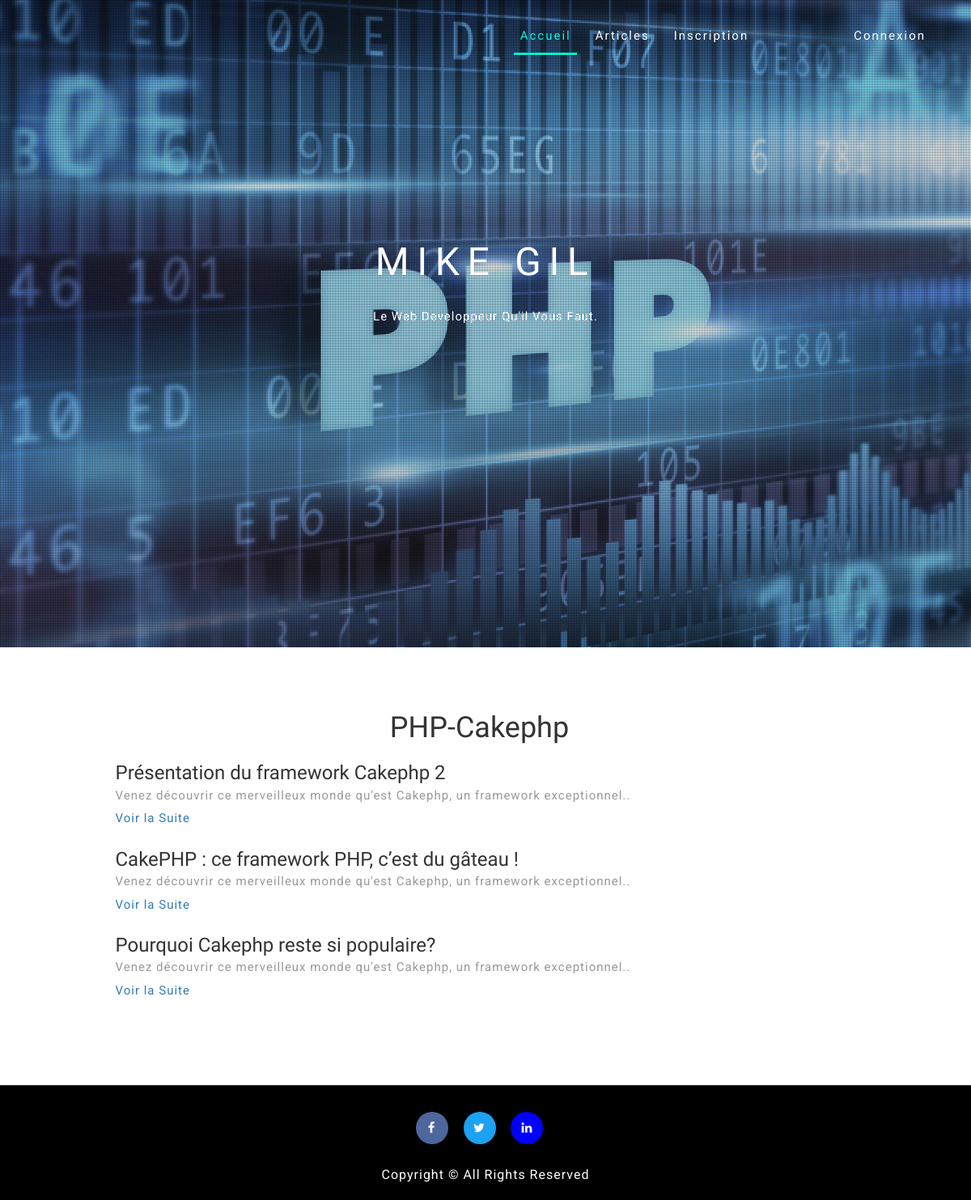
/categorie/1, run on an earlier commit of the app's database.
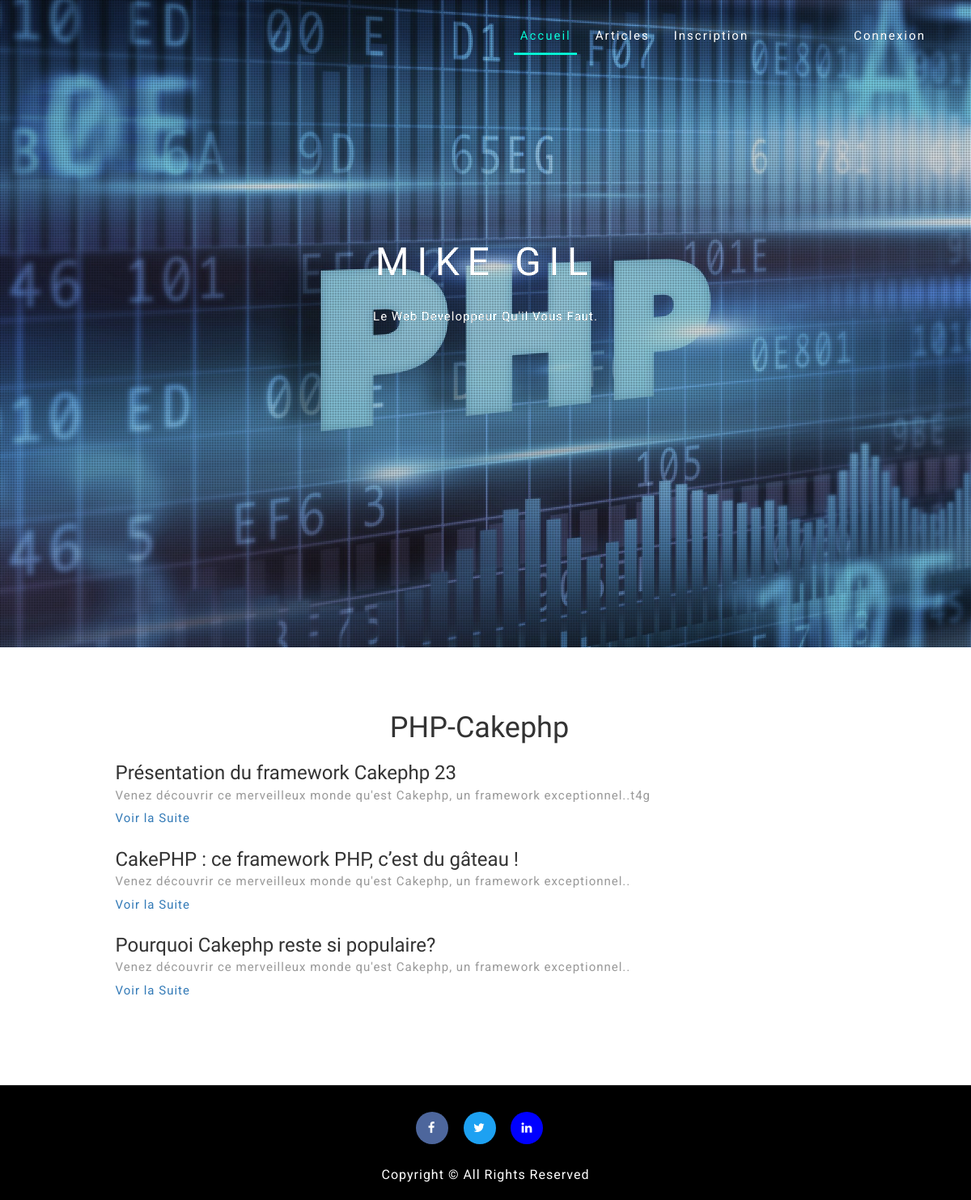
And on a later commit of the database.
### tables this page shows
CREATE TABLE `posts` (
  `idPosts` int(11) NOT NULL,
  `title` varchar(255) NOT NULL,
  `chapo` longtext NOT NULL,
  `content` longtext NOT NULL,
  `user_id` int(11) NOT NULL,
  `dateT` date NOT NULL,
  `dateUpdate` datetime NOT NULL,
  `category_id` int(11) NOT NULL
);

### App/Controller/PostsController.php (called while the page is built, shortened)
<?php
class PostsController extends Controller
{
	public function categories($id)
	{
		$url = $this -> basepath();
		$postsPerCat = \App\App::getInstance() -> getTable('postsManager');
		$category = \App\App::getInstance() -> getTable('categoriesManager');
		$cat = $category -> getCategory([$id]);
		$posts = $postsPerCat -> getPostsPerCat([$id]);
		$this -> page('posts/categories', compact('cat', 'posts', 'url'));
	}
}

### App/App.php (called while the page is built, shortened)
<?php
class App
{
	private static $db;
	private static $instance;
	public static function getDb()
	{
		if (self::$db == null) {
			self::$db = new \App\Bdd\Database();
		}
		return self::$db;
	}
	public static function getInstance()
	{
		if(self::$instance == null){
			self::$instance = new App();
		}
		return self::$instance;
	}
	public function getTable($tableName)
	{
		return new $class_name();
	}
}

### App/Bdd/Database.php (called while the page is built, shortened)
<?php
class Database
{
	private $db;
	private $settings = [];
	public function __construct()
	{
		$this -> settings = require 'App/Bdd/bdd.ini';
	}
	private function getPdo()
	{
		if ($this -> db == null) {
			$this -> db = new PDO('mysql:dbname=' .$this -> settings['dbName']. ';host=' .$this -> settings['host'].'', $this -> settings['user'], $this -> settings['pass']);
			$this -> db -> setAttribute(PDO::ATTR_ERRMODE, PDO::ERRMODE_WARNING);
		}
		return $this -> db;
	}
	public function prepare($statement, $attributes, $one = true, $className = null)
	{
		$res = $this -> getPdo() -> prepare($statement);
		$res -> execute($attributes);
		if ($className == true) {
			$res -> setFetchMode(PDO::FETCH_CLASS, $className);
		} else {
			$res -> setFetchMode(PDO::FETCH_OBJ);
		}
		if ($one) {
			$data = $res -> fetch();
		}
		else{
			$data = $res -> fetchAll();
		}
		return $data;
	}
}

### App/Table/CategoriesManager.php (called while the page is built, shortened)
<?php
class CategoriesManager
{
	private $table = 'categories';
	public function getCategory($id)
	{
		$category = \App\App::getDb() -> prepare("SELECT * FROM {$this -> table} WHERE idCategories = ?", $id, true, Categories::class);
		if ($category) {
			return $category;
		} else{
			return false;
		}
	}
}

### App/Table/Categories.php (called while the page is built, shortened)
<?php
class Categories
{
	private $name;
	public function name()
	{
		return $this -> name;
	}
}

### App/Table/PostsManager.php (called while the page is built, shortened)
<?php
class PostsManager
{
protected $table = "posts";
	public function db()
	{
		$db = \App\App::getDb();
		return $db;
	}
	public function getPostsPerCat($id)
	{
		$datas = $this -> db() -> prepare("SELECT posts.idPosts, posts.title, posts.chapo, posts.content, categories.idCategories, categories.name
			 FROM {$this -> table}
			 JOIN categories ON categories.idCategories = posts.category_id
			 WHERE posts.category_id = ?", $id, false, Posts::class);
		if ($datas) {
			return $datas;
		} else{
			return false;
		}
	}
}

### App/Table/Posts.php (called while the page is built, shortened)
<?php
class Posts
{
	private $idPosts;
	private $title;
	private $chapo;
	public function idPosts()
	{
		return $this -> idPosts;
	}
	public function title()
	{
		return $this -> title;
	}
	public function chapo()
	{
		return $this -> chapo;
	}
	public function getUrl($url)
	{
		return $url. 'article/'. $this -> idPosts();
	}
}

### App/Views/posts/categories.php (the view, shortened to what this page needs)
<h1 style="text-align: center"><?= $cat -> name(); ?></h1></br>
<?php
if ($posts) {
		foreach ($posts as $post) {
		echo "<h3>".$post -> title(). "</h3>";
		echo "<p>" .$post -> chapo(). "<p/>";
		echo '<p><a href="'.$post -> getUrl($url).'">Voir la Suite</a></p></br>';
	}
} else{
	echo "Aucun article pour cette catégorie";
}

What changed in the data, as far as the page shows it:
changed posts: title "Présentation du framework Cakephp 2" → "Présentation du framework Cakephp 23"; chapo "Venez découvrir ce merveilleux monde qu'est Cakephp, un framework exceptionnel.." → "Venez découvrir ce merveilleux monde qu'est Cakephp, un framework exceptionnel..t4g"
